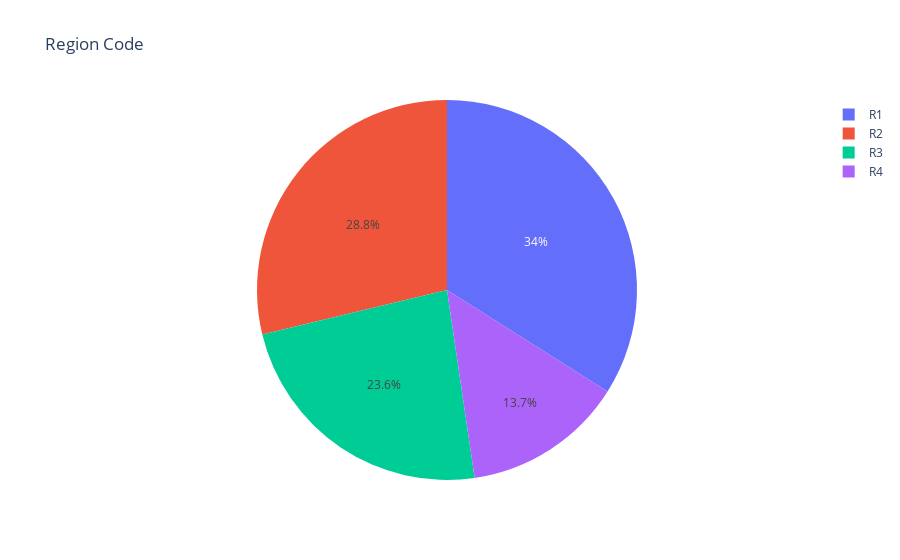

Here is the notebook cell this chart was saved with:
### Code cell
pie = data['Region_Code'].value_counts()
priority = pie.index
orders = pie.values

fig = px.pie(data, values=orders, names=priority, title='Region Code')
fig.show()

### Figure 1 — Plotly figure (JSON) as saved in the notebook; plotly's stock layout.template omitted (floating-point values rounded to 4 significant figures)
{"data": [{"domain": {"x": [0, 1], "y": [0, 1]}, "hovertemplate": "label=%{label}<br>value=%{value}<extra></extra>", "labels": ["R1", "R2", "R3", "R4"], "legendgroup": "", "name": "", "showlegend": true, "type": "pie", "values": [63984, 54180, 44376, 25800]}], "layout": {"legend": {"tracegroupgap": 0}, "title": {"text": "Region Code"}}}
